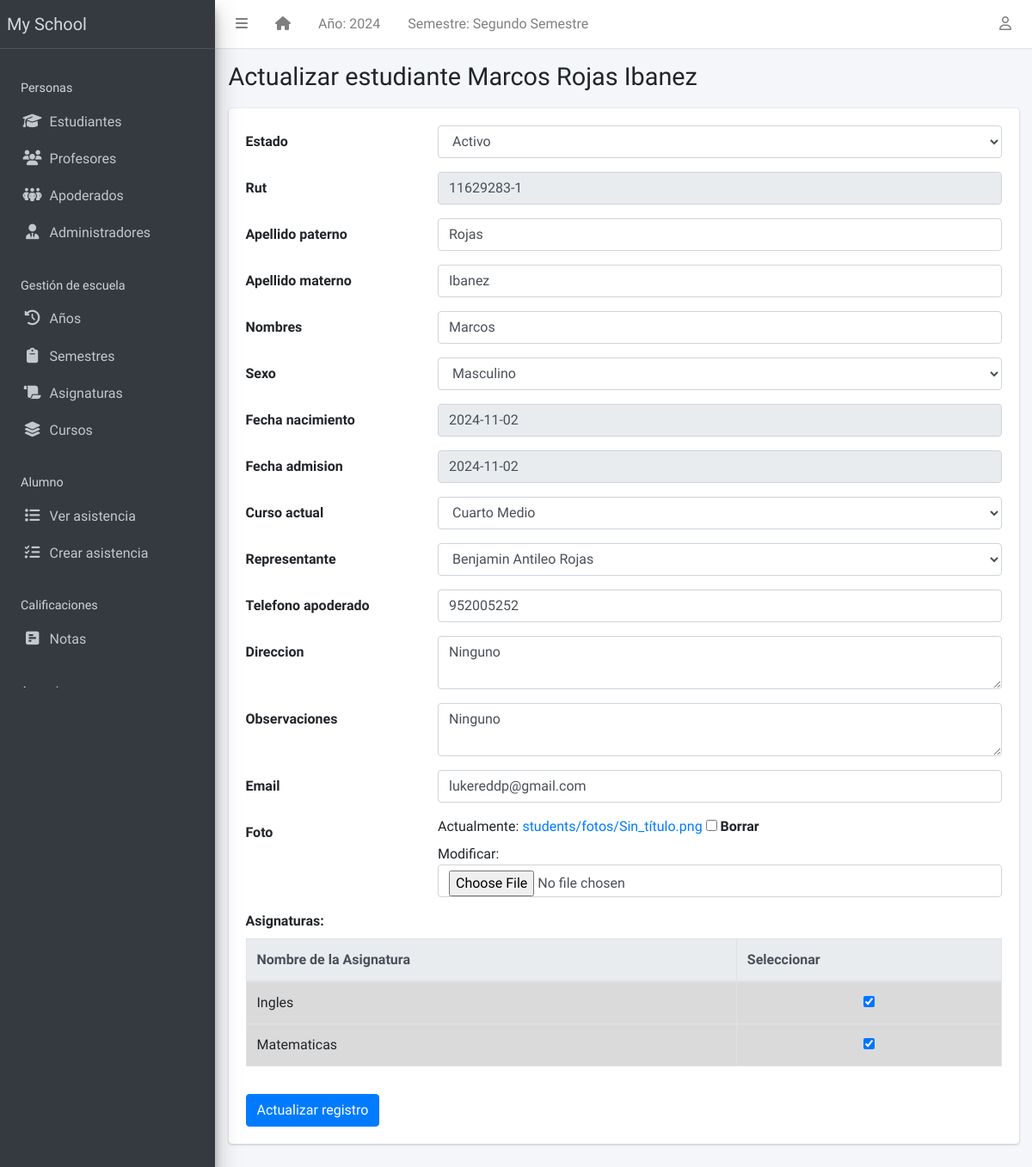
The app's page /student/3/update/ (signed in), older data.
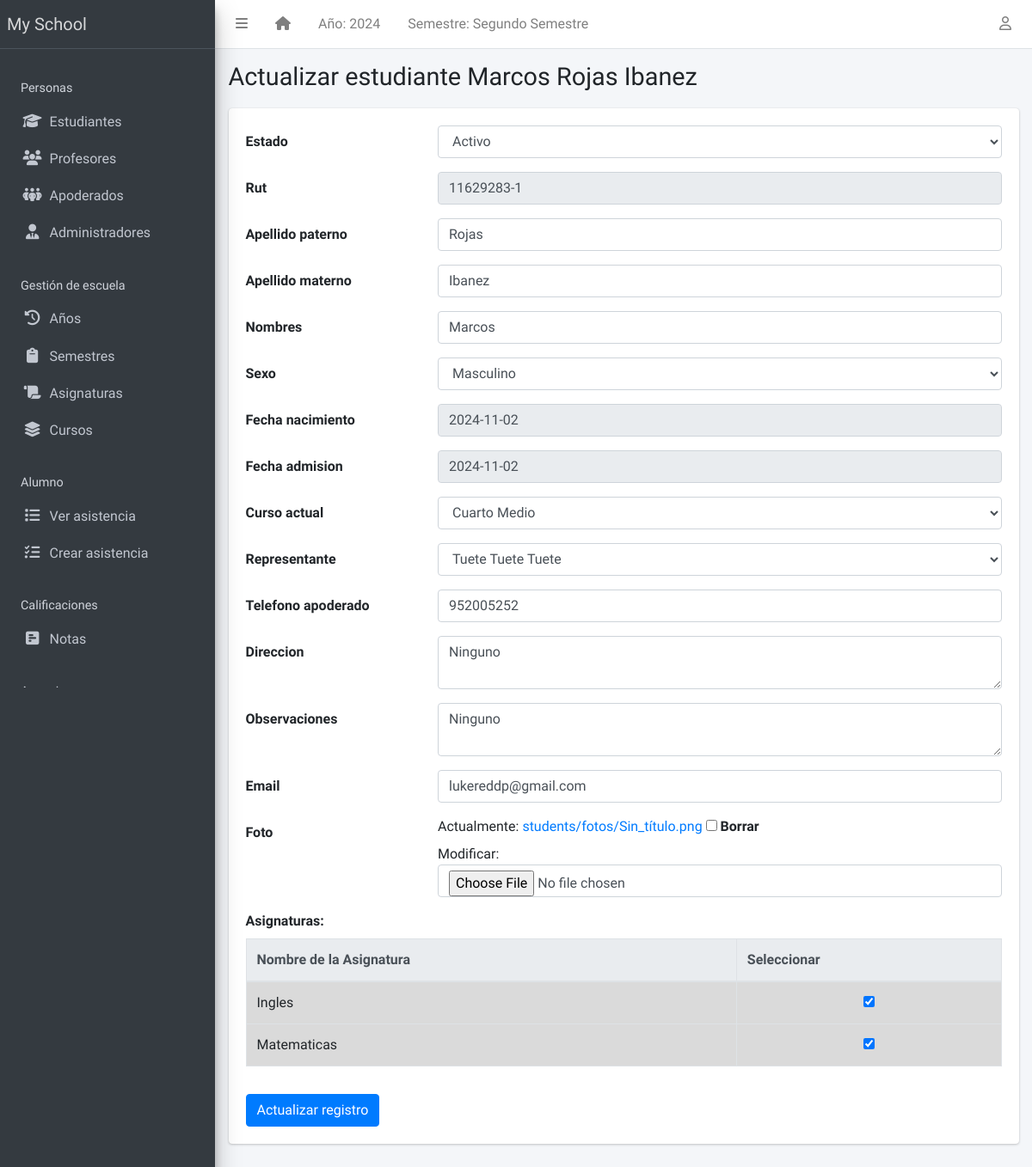
The same page, newer data.
### apps/students/models.py (models this page shows)
class Student(models.Model):
    STATUS_CHOICES = [("activo", "Activo"), ("inactivo", "Inactivo")]
    GENDER_CHOICES = [("masculino", "Masculino"), ("femenino", "Femenino")]
    estado = models.CharField(max_length=10, choices=STATUS_CHOICES, default="activo")
    rut_regex = RegexValidator(
        regex=r"^\d{1,2}\d{3}\d{3}-[0-9kK]{1}$",
        message="El RUT debe estar en el formato 'XXXXXXXX-X'"
    )
    rut = models.CharField(max_length=12, unique=True, validators=[rut_regex], blank=True)
    apellido_paterno = models.CharField(max_length=200)
    apellido_materno = models.CharField(max_length=200)
    nombres = models.CharField(max_length=200, blank=True)
    sexo = models.CharField(max_length=10, choices=GENDER_CHOICES, default="masculino")
    fecha_nacimiento = models.DateField(default=timezone.now)
    curso_actual = models.ForeignKey(
        StudentClass, on_delete=models.SET_NULL, blank=True, null=True
    )
    fecha_admision = models.DateField(default=timezone.now)
    telefono_regex = RegexValidator(
        regex="^[0-9]{9,15}$", message="El número de teléfono no tiene el formato correcto."
    )
    telefono_apoderado = models.CharField(
        validators=[telefono_regex], max_length=15, blank=True
    )
    direccion = models.TextField(blank=True)
    observaciones = models.TextField(blank=True)
    email = models.EmailField(
        max_length=254, unique=True, validators=[EmailValidator()],
        blank=True, null=True
    )
    foto = models.ImageField(blank=True, upload_to="students/fotos/")
    representante = models.ForeignKey(
        "representatives.Representatives", on_delete=models.SET_NULL, null=True, blank=True, related_name="estudiantes"
    )
    subjects = models.ManyToManyField(Subject, related_name="students", blank=True)
    class Meta:
        ordering = ["apellido_paterno", "apellido_materno", "nombres"]
    def __str__(self):
        return f"{self.nombres} {self.apellido_paterno} {self.apellido_materno}"

### apps/students/views.py (the view, shortened to what this page needs)
# urls.py: path("<int:pk>/update/", StudentUpdateView.as_view(), name="student-update"),
class StudentUpdateView(LoginRequiredMixin, SuccessMessageMixin, UpdateView):
    model = Student
    fields = [
        "estado", "rut", "apellido_paterno", "apellido_materno", "nombres",
        "sexo", "fecha_nacimiento", "fecha_admision", "curso_actual",
        "representante", "telefono_apoderado", "direccion", "observaciones", "email", "foto"
    ]
    success_message = "Registro actualizado correctamente."
    success_url = reverse_lazy("student-list")
    def get_form(self):
        form = super(StudentUpdateView, self).get_form()
        form.fields["rut"].widget = forms.TextInput(
            attrs={
                "type": "text",
                "readonly": "readonly",
                "value": self.object.rut if self.object.rut else ""
            }
        )
        form.fields["fecha_nacimiento"].widget = forms.TextInput(
            attrs={
                "type": "text",
                "readonly": "readonly",
                "value": format(self.object.fecha_nacimiento, "d-m-Y") if self.object.fecha_nacimiento else ""
            }
        )
        form.fields["fecha_admision"].widget = forms.TextInput(
            attrs={
                "type": "text",
                "readonly": "readonly",
                "value": format(self.object.fecha_admision, "d-m-Y") if self.object.fecha_admision else ""
            }
        )
        form.fields["direccion"].widget = forms.Textarea(attrs={"rows": 2})
        form.fields["observaciones"].widget = forms.Textarea(attrs={"rows": 2})
        return form
    def get_context_data(self, **kwargs):
        context = super().get_context_data(**kwargs)
        context['subjects'] = Subject.objects.all()
        context['selected_subjects'] = self.object.subjects.values_list('id', flat=True)
        return context

### apps/corecode/context_processors.py (called while the page is built)
def site_defaults(request):
    current_session = AcademicSession.objects.get(current=True)
    current_term = AcademicTerm.objects.get(current=True)
    vals = SiteConfig.objects.all()
    contexts = {
        "current_session": current_session.name,
        "current_term": current_term.name,
    }
    for val in vals:
        contexts[val.key] = val.value
    return contexts

### apps/corecode/models.py (called while the page is built)
    def __str__(self):
        return self.name

### apps/representatives/models.py (called while the page is built)
    def __str__(self):
        return f"{self.nombres} {self.apellido_paterno} {self.apellido_materno}"

### apps/templatetags/user_groups.py (called while the page is built)
@register.filter
def in_group(user, group_id):
    return user.groups.filter(id=group_id).exists()

### apps/students/templates/students/student_form.html (shortened to what this page needs)
{% extends 'base.html' %}
{% block title %}
  {% if object %}
    Actualizar estudiante {{ object }}
  {% else %}
    Añadir nuevo estudiante
  {% endif %}
{% endblock title %}
{% block content %}
<form action="" method="POST" enctype="multipart/form-data">
  {% include 'corecode/form_snippet.html' %}
  <div class="form-group">
    <label><strong>Asignaturas:</strong></label>
    <div class="table-responsive">
      <table id="subject-table" class="table table-bordered table-hover">
        <thead class="thead-light">
          <tr>
            <th>Nombre de la Asignatura</th>
            <th>Seleccionar</th>
          </tr>
        </thead>
        <tbody>
          {% for subject in subjects %}
            <tr class="subject-row" data-id="{{ subject.id }}">
              <td>{{ subject.name }}</td>
              <td class="text-center">
                <input type="checkbox" class="subject-checkbox" data-id="{{ subject.id }}"
                  {% if subject.id in selected_subjects %}checked{% endif %}>
              </td>
            </tr>
          {% endfor %}
        </tbody>
      </table>
    </div>
  </div>
  {% if object %}
    <input type="submit" class="btn btn-primary" value="Actualizar registro">
  {% else %}
    <input type="submit" class="btn btn-primary" value="Añadir estudiante">
  {% endif %}
</form>
{% endblock content %}

### apps/corecode/templates/corecode/form_snippet.html (shortened to what this page needs)
{% load widget_tweaks %}
{% for field in form %}
<div class="form-group row">
  <label class="col-sm-3 col-form-label" for="{{ field.auto_id }}">
    {{ field.label }}
  </label>
  <div class="col-sm-9">
    {{ field | add_class:"form-control"}}
  </div>
</div>
{% endfor %}

Row changes from the older to the newer data that the page shows:
changed Student "Marcos Rojas Ibanez": representante "Benjamin Antileo Rojas" → "Tuete Tuete Tuete"
